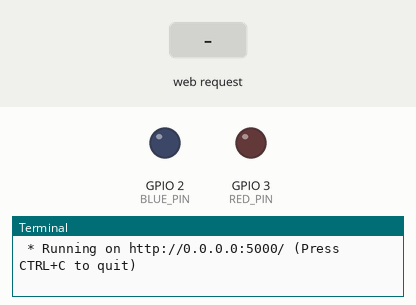
Recording of a program running on a simulated Raspberry Pi (BCM pin numbers). On the bench: output pins drawn as LEDs (lit = HIGH), the last lines printed to the terminal. Inputs (shaded band) come from the test bench. The clock reads 2024-03-15 10:24:30 at power-on unless the program sets it.

Above: at 1.2 s.
1.3 s: HTTP request for /led/blue/on received
At 2.3 s:
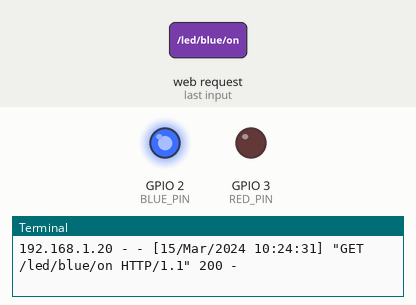
2.8 s: HTTP request for /led/red/on received
At 3.5 s:
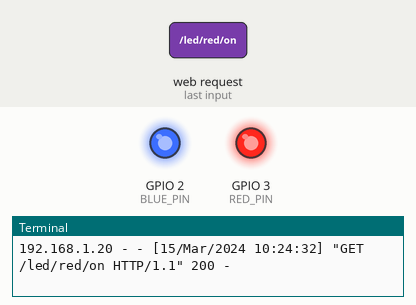
4.3 s: HTTP request for /led/blue/off received
At 4.6 s:
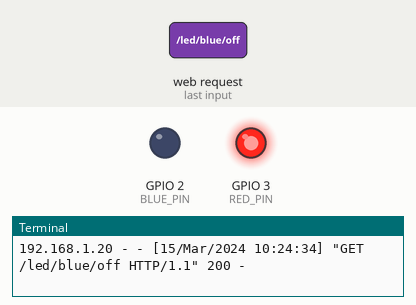
Timing chart, 0 to 7.3 s (numbered marks = the images above; inputs shaded):
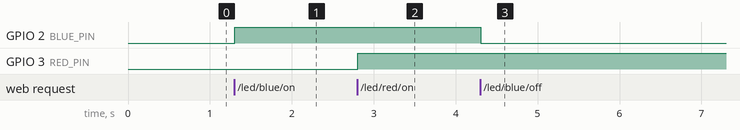

The program:

flask_led_task.py
```python
from flask import Flask
import RPi.GPIO as GPIO

BLUE_PIN = 2
RED_PIN = 3
GPIO.setmode(GPIO.BCM)
GPIO.setup(BLUE_PIN,GPIO.OUT)
GPIO.setup(RED_PIN, GPIO.OUT)

# Flask 객체 생성
app = Flask(__name__) # __name__ = 자기 파일 명


css = '''
body{
    background-color:black;
    font-size:100px;
    color:white;
}
a{
    color:#39FFB9;
    text-decoration:none;
}
.red a{
    color:#FF5C39;
}
.blue a{
    color:powderblue;
}
'''


# 0.0.0.0:5000/
@app.route("/") # 연결되면 hello()에 연결해라
def hello():
    return '''
    <style>''' + css +'''</style>
    <p>Hello, Flask!!</p>
    <div class='red'>
        <a href="/led/red/on" style="padding-right:20px;">RED LED ON</a>
        <a href="/led/red/off" style="padding-left:20px;">RED LED OFF</a>
    </div>
    <div class='blue'>
        <a href="/led/blue/on" style="padding-right:20px;">BLUE LED ON</a>
        <a href="/led/blue/off" style="padding-left:20px;"><blue> LED OFF</a>
    </div>
    '''

@app.route("/led/<color>/<op>") # 동적 라우팅
def led_op(color, op):
    re = '<style>' + css + '</style>'
    if color == 'blue':
        LED_PIN = BLUE_PIN
    if color == 'red':
        LED_PIN = RED_PIN

    if op == "on":
        GPIO.output(LED_PIN, GPIO.HIGH)
        return re + '''
        <p>''' + color.upper() + ''' LED ON</p>
        <a href="/">Go Home</a>
        '''
    elif op == "off":
        GPIO.output(LED_PIN, GPIO.LOW)
        return re + '''
        <p>''' + color.upper() + ''' LED OFF</p>
        <a href="/">Go Home</a>
        '''


# 터미널에서 직접 실행시킨 경우
if __name__ == "__main__":
    try:
        app.run(host="0.0.0.0", debug=True) # 0.0.0.0 = 127.0.0.1 = localhost
    finally:
        GPIO.cleanup()
```

Measured:
- after the input at 1.3 s, GPIO 2 (BLUE_PIN): LOW → HIGH at once
- after the input at 2.8 s, GPIO 3 (RED_PIN): LOW → HIGH at once
- after the input at 4.3 s, GPIO 2 (BLUE_PIN): HIGH → LOW at once
